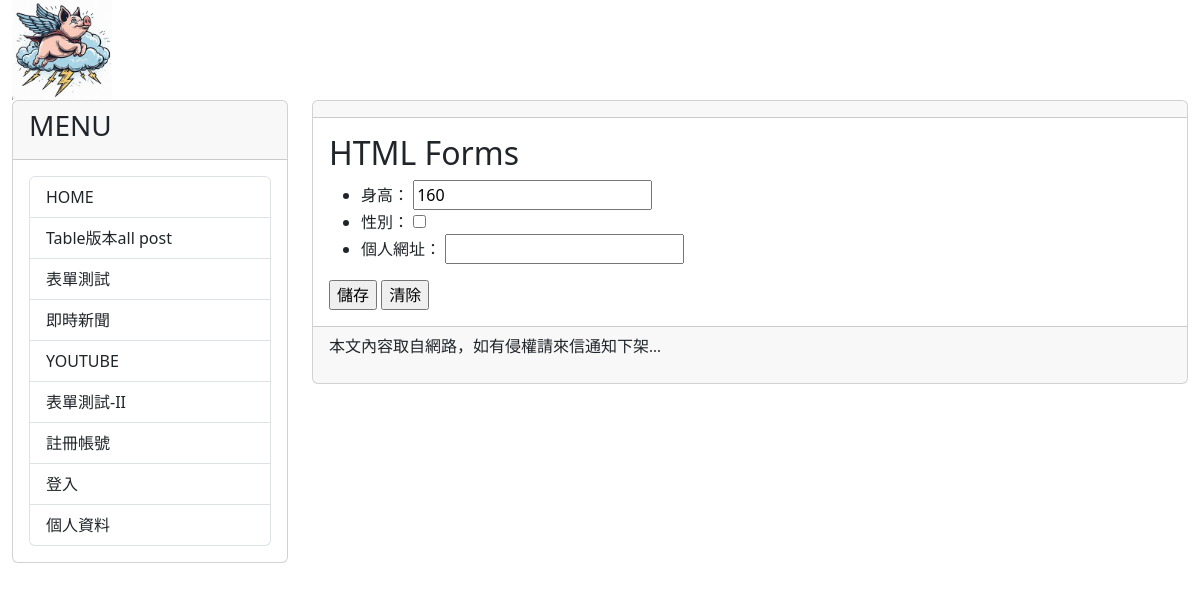
/profile/ (signed in), run on an earlier commit of the app's database.
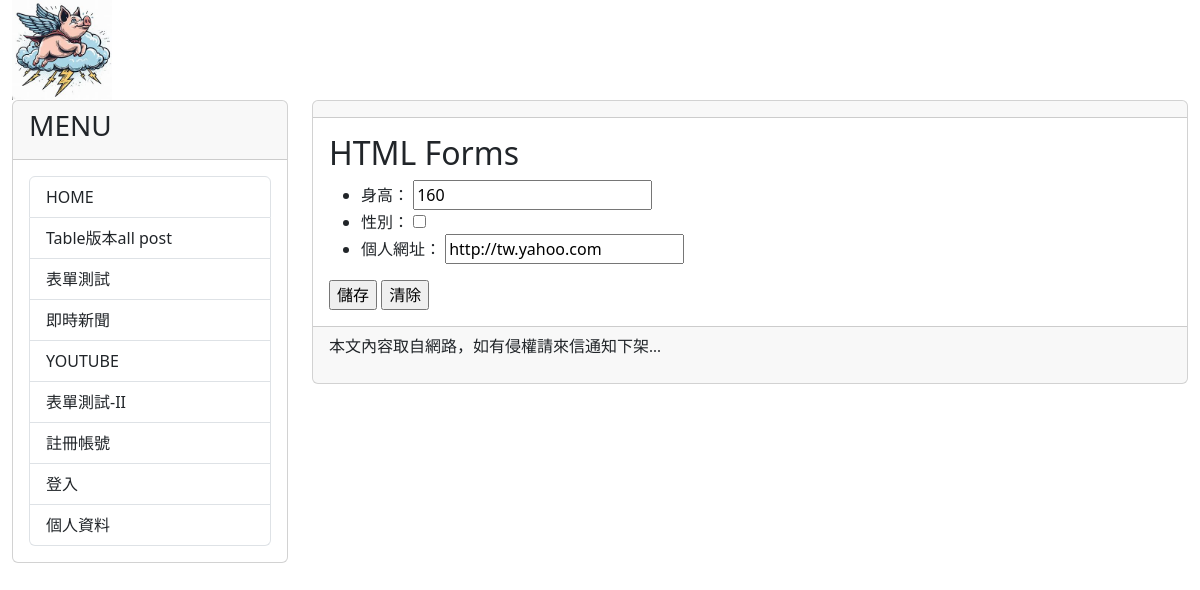
And on a later commit of the database.
### mytest/models.py (models this page shows, shortened)
class Profile(models.Model):
    user = models.OneToOneField(auth.models.User, on_delete=models.CASCADE)
    height = models.PositiveIntegerField(default=160)
    male = models.BooleanField(default=False)
    website = models.URLField(null=True)

### mytest/views.py (the view, shortened to what this page needs)
# urls.py: path('profile/', testv.profile)
@login_required(login_url='/login/')
def profile(request):
    if request.method == 'GET':
        if request.user.is_authenticated:
            username = request.user.username
            try:
                user = User.objects.get(username=username)
                userinfo = Profile.objects.get(user=user)
                form = ProfileForm(instance=userinfo)
            except:
                form = ProfileForm()
        return render(request, 'userinfo.html', locals())
    else:
        message = "ERROR"
        print('出錯回首頁')
        redirect("/")

### mytest/forms.py
class ProfileForm(forms.ModelForm):
    class Meta:
        model = models.Profile
        fields = ['height', 'male', 'website']
    def __init__(self, *args, **kwargs):
        super(ProfileForm, self).__init__(*args, **kwargs)
        self.fields['height'].label = '身高'
        self.fields['male'].label = '性別'
        self.fields['website'].label = '個人網址'

### mytest/templates/userinfo.html (shortened to what this page needs)
{% extends "base2.html" %}
{% block content %}
<h2>HTML Forms</h2>
<form action="" method="post">
    <ul>
  {{ form.as_ul }}
    </ul>
  <input type='submit' value='儲存'>
  <input type='reset' value='清除'>
</form>
{% endblock content %}

What changed in the data, as far as the page shows it:
added Profile: height "160", website "http://tw.yahoo.com"
Also different on the page:
form field height: "160" → (not shown)
form field male: "☐" → (not shown)
